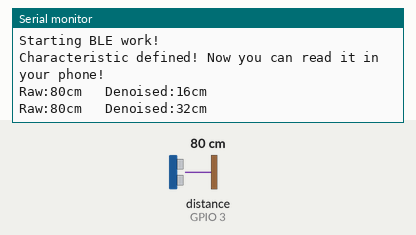
This program was run on a simulated Seeed XIAO ESP32-C3. Shown: the last lines printed to the serial monitor. Wiring (inferred from the names in the program): ultrasonic range finder: trigger GPIO 2; echo GPIO 3. The test bench sets the inputs (shaded band); at power-on: distance to the obstacle (sensor on GPIO 3) 80 cm. The echo pulse lasts 58.3 µs per cm; nothing arrives over Bluetooth unless stated; a phone connects over Bluetooth LE 3 s after start.

Above: at 1.8 s.
1.9 s: distance to the obstacle (sensor on GPIO 3) set to 2 cm
At 5.8 s:
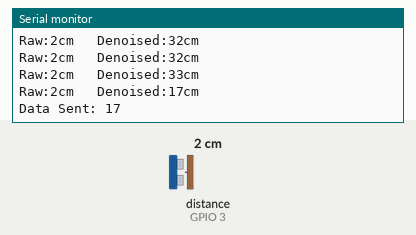
6.0 s: distance to the obstacle (sensor on GPIO 3) set to 4 cm
At 6.7 s:
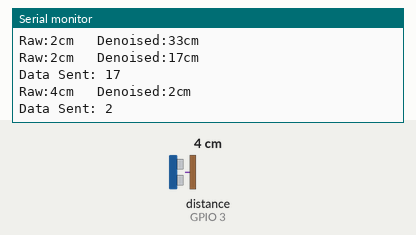
Timing chart, 0 to 9.0 s (numbered marks = the images above; inputs shaded):
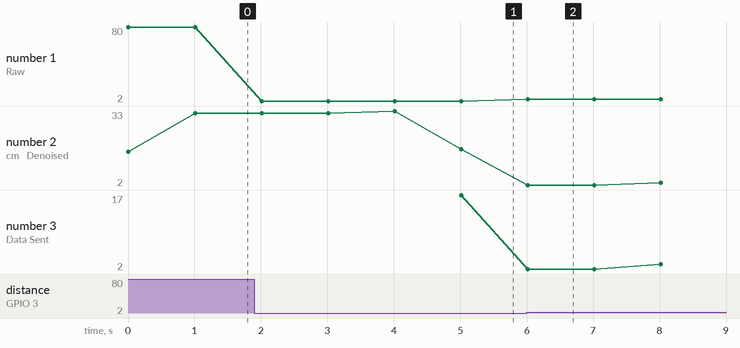

Measured:
- after the input at 1.9 s, the serial monitor: prints a new line after 0.11 s (image 1)
- after the input at 6.0 s, the serial monitor: prints a new line at once (image 2)
- plotted number 1: 80 → 2 after the input at 1.9 s, 2 → 4 after the input at 6.0 s
- plotted number 2: 32 → 17 after the input at 1.9 s, 17 → 4 after the input at 6.0 s
- plotted number 3: 17 → 4 after the input at 6.0 s

The program:

main.cpp
```cpp
#include <Arduino.h>
#include <BLEDevice.h>
#include <BLEServer.h>
#include <BLEUtils.h>
#include <BLE2902.h>
#include <stdlib.h>

BLEServer* pServer = NULL;
BLECharacteristic* pCharacteristic = NULL;
bool deviceConnected = false;
bool oldDeviceConnected = false;
unsigned long previousMillis = 0;
const long interval = 1000;

// TODO: add new global variables for your sensor readings and processed data
const int trig = D0;
const int echo = D1;

int duration;
float distance;
float meter;

const int numReadings = 5;
int readings[numReadings];
int readIndex = 0;
long total = 0;
int averageDistance = 0;
int lastValidDistance = 0;


#define SERVICE_UUID        "620a250f-a7fd-477e-b7ac-9441f02e3f51"
#define CHARACTERISTIC_UUID "1baf8efc-fa6a-451b-ae5b-53ca7c988cbd"

class MyServerCallbacks : public BLEServerCallbacks {
    void onConnect(BLEServer* pServer) {
        deviceConnected = true;
    };

    void onDisconnect(BLEServer* pServer) {
        deviceConnected = false;
    }
};


void setup() {
    Serial.begin(115200);
    Serial.println("Starting BLE work!");

    pinMode(trig, OUTPUT);
    pinMode(echo, INPUT);

    for (int i = 0; i < numReadings; i++) {
        readings[i] = 0;
    }


    BLEDevice::init("FGONB");
    pServer = BLEDevice::createServer();
    pServer->setCallbacks(new MyServerCallbacks());
    BLEService *pService = pServer->createService(SERVICE_UUID);
    pCharacteristic = pService->createCharacteristic(
        CHARACTERISTIC_UUID,
        BLECharacteristic::PROPERTY_READ |
        BLECharacteristic::PROPERTY_WRITE |
        BLECharacteristic::PROPERTY_NOTIFY
    );
    pCharacteristic->addDescriptor(new BLE2902());
    pCharacteristic->setValue("Sever Name: FGONB");
    pService->start();
    // BLEAdvertising *pAdvertising = pServer->getAdvertising();  // this still is working for backward compatibility
    BLEAdvertising *pAdvertising = BLEDevice::getAdvertising();
    pAdvertising->addServiceUUID(SERVICE_UUID);
    pAdvertising->setScanResponse(true);
    pAdvertising->setMinPreferred(0x06);  // functions that help with iPhone connections issue
    pAdvertising->setMinPreferred(0x12);
    BLEDevice::startAdvertising();
    Serial.println("Characteristic defined! Now you can read it in your phone!");
}

void loop() {
    digitalWrite(trig, HIGH);
    delayMicroseconds(10);
    digitalWrite(trig, LOW);
    duration = pulseIn(echo, HIGH);


    int rawDistance = 0;
    if (duration > 0 && duration < 38000) {
        rawDistance = duration / 58;
        lastValidDistance = rawDistance;
    } else {
        rawDistance = lastValidDistance;
    }

    // DSP Moving Average
    total = total - readings[readIndex];
    readings[readIndex] = rawDistance;
    total = total + readings[readIndex];
    readIndex = readIndex + 1;

    if (readIndex >= numReadings) {
        readIndex = 0;
    }

    averageDistance = total / numReadings;

    Serial.print("Raw:");
    Serial.print(rawDistance);
    Serial.print("cm \t");
    Serial.print("Denoised:");
    Serial.print(averageDistance);
    Serial.println("cm");


    if (deviceConnected) {
        unsigned long currentMillis = millis();

        if (currentMillis - previousMillis >= interval) {

            previousMillis = currentMillis;

            if (averageDistance > 0 && averageDistance < 30) {
                String sendValue = String(averageDistance);
                pCharacteristic->setValue(sendValue.c_str());
                pCharacteristic->notify();

                Serial.print("Data Sent: ");
                Serial.println(averageDistance);
            }
        }
    }
    // disconnecting
    if (!deviceConnected && oldDeviceConnected) {
        delay(500);  // give the bluetooth stack the chance to get things ready
        pServer->startAdvertising();  // advertise again
        Serial.println("Start advertising");
        oldDeviceConnected = deviceConnected;
    }
    // connecting
    if (deviceConnected && !oldDeviceConnected) {
        // do stuff here on connecting
        oldDeviceConnected = deviceConnected;
    }
    delay(1000);
}
```
